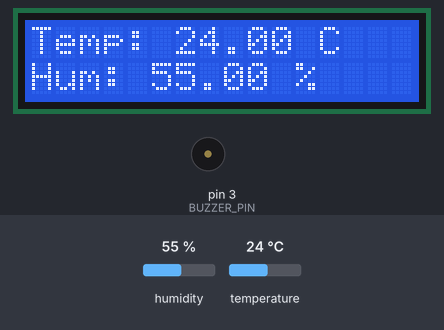
Simulated run of this sketch. Board: Arduino Uno, built with avr-gcc and run on an emulated ATmega328P. Shown: 16×2 character LCD, buzzer (waves = sounding, pin HIGH). Inputs (shaded band) come from the test bench; at power-on: humidity 55 %, temperature 24 °C.

Above: at 3.2 s.
3.3 s: humidity set to 69 %
At 4.9 s:
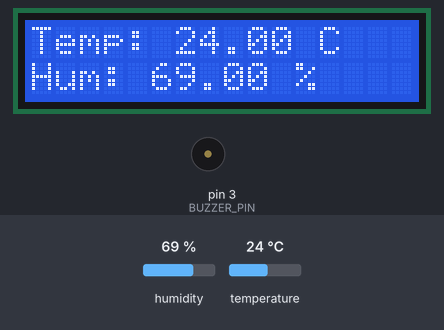
6.0 s: humidity set to 72 %
At 7.0 s:
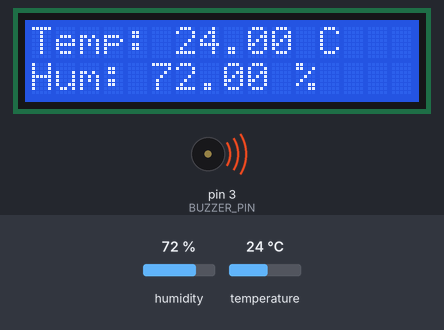
8.7 s: temperature set to 12 °C
At 11.2 s:
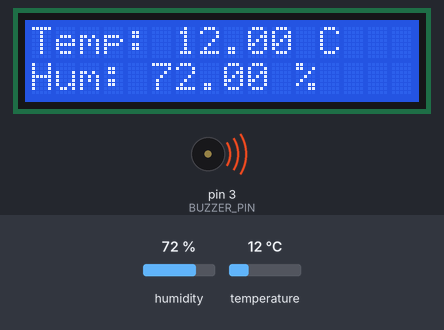
11.8 s: temperature set to 19 °C
At 13.3 s:
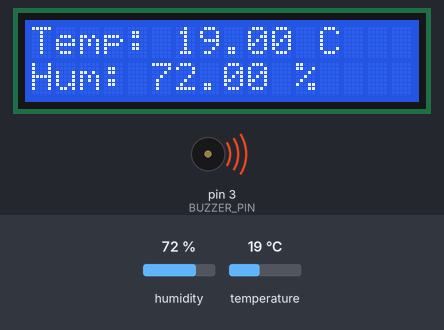
Timing chart, 0 to 14.8 s (numbered marks = the images above; inputs shaded):
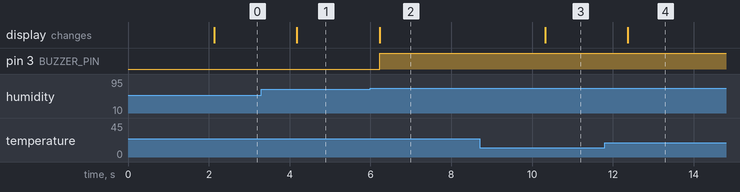

The sketch:

sketch_nov21a.ino
```cpp
#include <Wire.h>
#include <LiquidCrystal_I2C.h>
#include <DHT.h>

// Initialize LCD
LiquidCrystal_I2C lcd(0x27, 16, 2); // Adjust the I2C address if needed

// DHT sensor setup
#define DHTPIN A3    // DHT11 data pin connected to D2
#define DHTTYPE DHT11
DHT dht(DHTPIN, DHTTYPE);

// Buzzer pin
#define BUZZER_PIN 3

void setup() {
  // Initialize LCD
  lcd.init();        // Initialize LCD
  lcd.backlight();   // Turn on the backlight

  // Initialize DHT sensor
  dht.begin();

  // Initialize buzzer
  pinMode(BUZZER_PIN, OUTPUT);
  digitalWrite(BUZZER_PIN, LOW);

  lcd.setCursor(0, 0);
  lcd.print("Temp & Humidity");
  delay(2000);
  lcd.clear();
}

void loop() {
  // Read temperature and humidity
  float temp = dht.readTemperature();
  float hum = dht.readHumidity();

  // Check if readings are valid
  if (isnan(temp) || isnan(hum)) {
    lcd.setCursor(0, 0);
    lcd.print("Error reading");
    lcd.setCursor(0, 1);
    lcd.print("DHT Sensor");
    delay(2000);
    return;
  }

  // Display temperature and humidity
  lcd.setCursor(0, 0);
  lcd.print("Temp: ");
  lcd.print(temp);
  lcd.print(" C");

  lcd.setCursor(0, 1);
  lcd.print("Hum: ");
  lcd.print(hum);
  lcd.print(" %");

  // Trigger buzzer if temp exceeds 30°C or humidity exceeds 70%
  if (temp > 30 || hum > 70) {
    digitalWrite(BUZZER_PIN, HIGH);
  }

  delay(2000); // Update every 2 seconds
}
```

Measured:
- the behaviour switches between 70 and 71 % on humidity (found by bisection; images 1 and 2)
- after the input at 3.3 s, the display: changes after 0.88 s (image 1)
- after the input at 6.0 s, pin 3 (BUZZER_PIN): LOW → HIGH after 0.23 s; the display: changes after 0.23 s (image 2)
- after the input at 8.7 s, the display: changes after 1.6 s (image 3)
- after the input at 11.8 s, the display: changes after 0.57 s (image 4)
